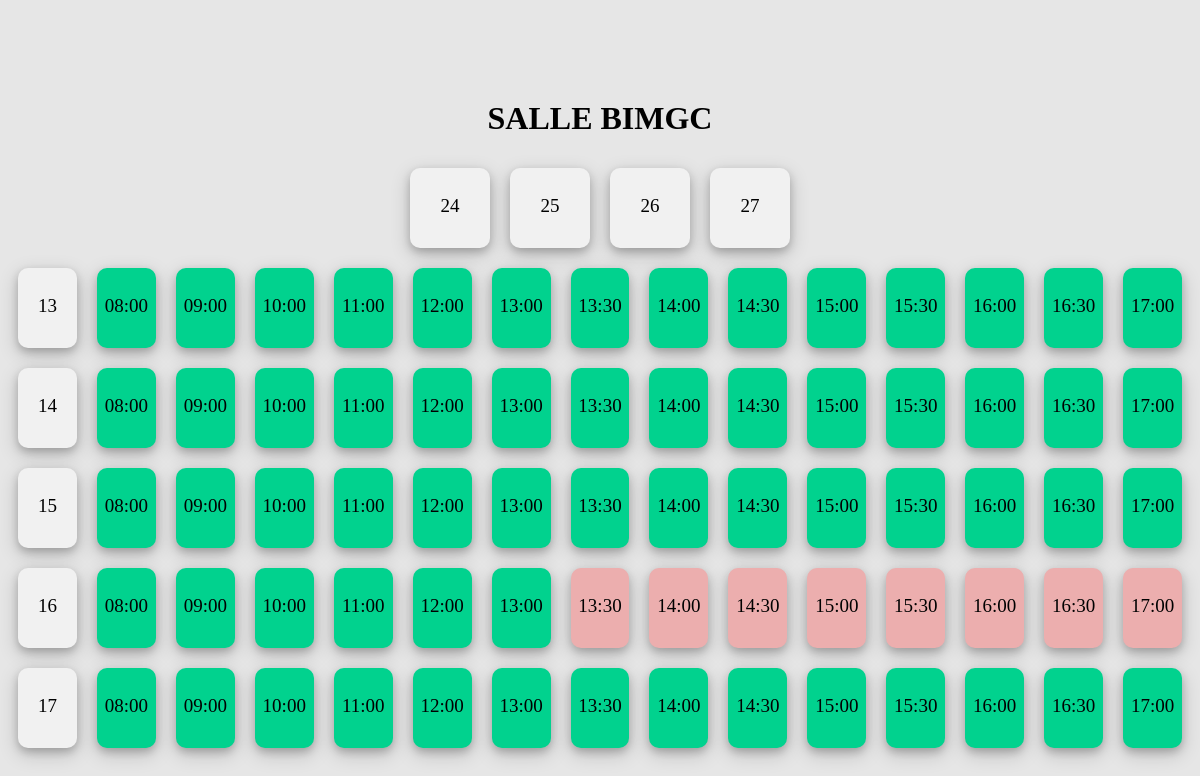
The page /salle.php?nomsalle=BIMGC&semaine=24 on the database its author committed.
### tables this page shows
CREATE TABLE IF NOT EXISTS `semaines` (
  `IdSemaine` int(11) NOT NULL AUTO_INCREMENT,
  `NumSemaine` int(2) NOT NULL,
  `Du` date DEFAULT NULL,
  `Au` date DEFAULT NULL,
  PRIMARY KEY (`IdSemaine`)
);

CREATE TABLE IF NOT EXISTS `heures` (
  `LigneHeure` int(11) NOT NULL AUTO_INCREMENT,
  `De` varchar(5) NOT NULL,
  `A` varchar(5) NOT NULL,
  `Ordre` int(11) NOT NULL,
  `Background` varchar(255) DEFAULT '#B3F5BE',
  `etat` varchar(255) DEFAULT 'libre',
  PRIMARY KEY (`LigneHeure`)
);

### salle.php (the view, shortened to what this page needs)
<?php
try
{
    $bdd = new PDO('mysql:host=localhost;dbname=pupiv', 'root','', array(
		PDO::MYSQL_ATTR_INIT_COMMAND => "SET NAMES utf8"));
	$bdd->setAttribute(PDO::ATTR_ERRMODE, PDO::ERRMODE_EXCEPTION);
}
catch(Exception $e)
{
        die('Erreur : '.$e->getMessage());
}
$semaineencours = $bdd->query('SELECT * FROM parametres WHERE NomParam="SemaineEnCours"');
$dsemaineencours = $semaineencours->fetch();
$aff_sem_restante = $dsemaineencours['Valeur']-1;
?>
<html>
	<head>
		<link rel="stylesheet" href="style.css"/>
	</head>
	<body>
		<h1 class="hello">SALLE <?php echo $_GET['nomsalle']?></h1>
		<div class="flex-containersemaine">
		<?php
		$semaines = $bdd->query('SELECT * FROM semaines WHERE NumSemaine>"'.$aff_sem_restante.'"');
		while($dsemaines = $semaines->fetch()){
		?>
			<div onclick="window.location.href='salle.php?nomsalle=<?php echo $_GET['nomsalle']?>&semaine=<?php echo $dsemaines['NumSemaine']?>'"><?php echo $dsemaines['NumSemaine']?></div>
		<?php
		}
		?>
		</div>
		<?php
		$affdate = $bdd->query('SELECT * FROM semaines WHERE NumSemaine = "'.$_GET['semaine'].'"');
		$daffdate = $affdate->fetch();
		$day = 0 ;
		while($day < 5){
		?>
		<div class="flex-containersemaine">
			<div>
			<?php
				$jour = $daffdate['Du'];
				$dec = date('Y-m-d', strtotime($jour. ' + '.$day.' days'));
				echo date('d', strtotime($jour. ' + '.$day.' days'));
			?>
			</div>
			<?php
$creneau = $bdd->query('SELECT * FROM heures');
while($dcreneau = $creneau->fetch()){
	$heuredebut = $dcreneau['De'];
	$heurefin = $dcreneau['A'];
			$existcreneau = $bdd->query('SELECT count(*) as "dispo" FROM reservations WHERE Date = "'.$dec.'" AND Debut="'.$heuredebut.'" AND Fin="'.$heurefin.'" AND salle="'.$_GET['nomsalle'].'"');
			$dexistcreneau = $existcreneau->fetch();
			$existcreneau2 = $bdd->query('SELECT * FROM reservations WHERE Date = "'.$dec.'" AND Debut="'.$heuredebut.'" AND Fin="'.$heurefin.'" AND salle="'.$_GET['nomsalle'].'"');
			$dexistcreneau2 = $existcreneau2->fetch();
			if($dexistcreneau['dispo']=="0"){
			?>
				<div style="background-color:#01d28e"><?php echo $heuredebut?></div>
			<?php
			}
			if($dexistcreneau['dispo']=="1"){
			?>
				<div onclick="alert('salle occupée/reservée (<?php echo $heuredebut." ".$heurefin ?>) : <?php echo $dexistcreneau2['Prof']?>')" style="background-color:#ECAEAE"><?php echo $heuredebut?></div>
			<?php
			}
}
		?>
		</div>
		<?php
		$day = $day+1;
		}
		?>
	</body>
</html>

### style.css (style rules this page uses)
body { background-color:#E6E6E6; }
.hello { text-align:center; margin-top:100px; }
.flex-containersemaine { display: flex; justify-content: center; }
.flex-containersemaine > div { cursor:pointer; background-color: #f1f1f1; width: 80px; margin: 10px; height:80px; text-align: center; line-height: 75px; font-size: 19px; border-radius:10px; box-shadow: 0 4px 8px 0 rgba(0, 0, 0, 0.2), 0 6px 20px 0 rgba(0, 0, 0, 0.19); }

### rows shown on the page
semaines: NumSemaine "24", Du "13", Du "14", Du "15", Du "16", Du "17"
semaines: NumSemaine "25"
semaines: NumSemaine "26"
semaines: NumSemaine "27"
heures: De "08:00"
heures: De "09:00"
heures: De "10:00"
heures: De "11:00"
heures: De "12:00"
heures: De "13:00"
heures: De "13:30"
heures: De "14:00"
heures: De "14:30"
heures: De "15:00"
heures: De "15:30"
heures: De "16:00"
heures: De "16:30"
heures: De "17:00"

### other values the page prints
$_GET['nomsalle'] "BIMGC"
